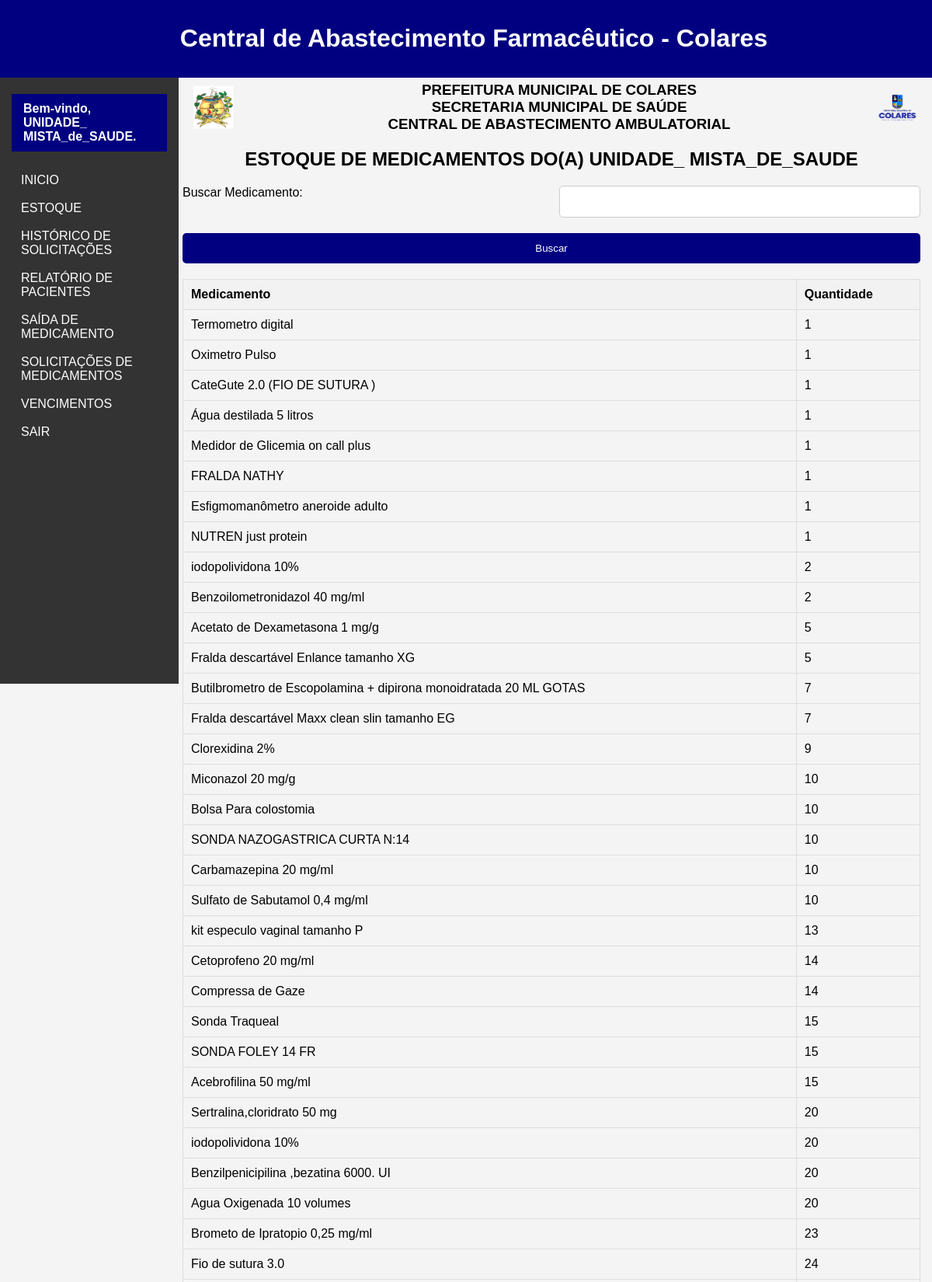
Page /user_estoque.php (signed in, upper part) on the committed database.
### tables this page shows
CREATE TABLE `medicamentos` (
  `id` int(11) NOT NULL,
  `codigo_barras` varchar(255) DEFAULT NULL,
  `medicamento` varchar(255) DEFAULT NULL,
  `apresentacao` varchar(255) DEFAULT NULL,
  `marca` varchar(255) DEFAULT NULL,
  `lote` varchar(255) DEFAULT NULL,
  `validade` date DEFAULT NULL,
  `fornecedor` varchar(255) DEFAULT NULL,
  `quantidade` int(11) DEFAULT NULL,
  `estabelecimento` varchar(255) DEFAULT NULL,
  `categoria` varchar(255) NOT NULL,
  `data_inclusao` datetime DEFAULT current_timestamp()
);

### user_estoque.php (the view, shortened to what this page needs)
<?php
include 'db.php';
$usuario_nome = $_SESSION['usuario'];
$pesquisaNome = '';
$sql = 'SELECT * FROM medicamentos WHERE estabelecimento = ?';
$sql .= ' ORDER BY quantidade ASC';
$stmt = $pdo->prepare($sql);
if ($pesquisaNome != '') {
    $medicamentoFiltro = '%' . $pesquisaNome . '%';
    $stmt->execute([$usuario_nome, $medicamentoFiltro]);
} else {
    $stmt->execute([$usuario_nome]);
}
$medicamentos = $stmt->fetchAll(PDO::FETCH_ASSOC);
?>
<!DOCTYPE html>
<html lang="pt-BR">
<head>
    <link rel="stylesheet" href="css/style.css">
</head>
<body>
    <?php include 'includes/head.php'; ?>
    <div class="container">
        <?php include 'includes/menu_lateral.php'; ?>
        <div class="main-content">
            <div class="header-saida">
                <img src="img/brasao.png" alt="Logo Left">
                <div class="header-text">
                    <h3>PREFEITURA MUNICIPAL DE COLARES</h3>
                    <h3>SECRETARIA MUNICIPAL DE SAÚDE</h3>
                    <h3>CENTRAL DE ABASTECIMENTO AMBULATORIAL</h3>
                </div>
                <img src="img/prefeitura.png" alt="Logo Right">
            </div>
            <center>
                <h2 style="text-transform: uppercase;">Estoque de medicamentos do(a) <?php echo htmlspecialchars($usuario_nome); ?></h2>
            </center>
            <form method="get" action="user_estoque.php">
                <label for="pesquisa">Buscar Medicamento:</label>
                <input type="text" id="pesquisa" name="pesquisa" value="<?php echo htmlspecialchars($pesquisaNome); ?>">
                <button type="submit">Buscar</button>
            </form>
            <table>
                <thead>
                    <tr>
                        <th>Medicamento</th>
                        <th>Quantidade</th>
                    </tr>
                </thead>
                <tbody>
                    <?php if (!empty($medicamentos)) : ?>
                        <?php foreach ($medicamentos as $medicamento): ?>
                            <tr>
                                <td><?php echo htmlspecialchars($medicamento['medicamento']); ?></td>
                                <td><?php echo htmlspecialchars($medicamento['quantidade']); ?></td>
                            </tr>
                        <?php endforeach; ?>
                    <?php else : ?>
                        <tr>
                            <td colspan="2">Nenhum medicamento encontrado.</td>
                        </tr>
                    <?php endif; ?>
                </tbody>
            </table>
        </div>
    </div>
</body>
</html>

### includes/head.php (shortened to what this page needs)
<div class="header">
    <h1>Central de Abastecimento Farmacêutico - Colares</h1>
</div>

### includes/menu_lateral.php (shortened to what this page needs)
<div class="sidebar">
    <p>Bem-vindo, <?php echo isset($_SESSION['usuario']) ? $_SESSION['usuario'] : ''; ?>.</p>
    <ul>
        <li><a href="dashboard.php">INICIO</a></li>
        <?php if ($_SESSION['nivel_acesso'] == 'admin') { ?>
            <li><a href="distribuicao.php">DISTRIBUIÇÃO PARA ESTRATÉGIAS</a></li>
            <li><a href="estabelecimentos.php">ESTABELECIMENTOS</a></li>
            <li><a href="admin_estoque.php">ESTOQUE</a></li>
            <li><a href="incluir_medicamento.php">INCLUIR MEDICAMENTO</a></li>
            <li><a href="relatorio.php">RELATÓRIO DE DISTRIBUIÇÃO</a></li>
            <li><a href="relatorio_pacientes.php">RELATÓRIO DE PACIENTES</a></li>
            <li><a href="saida_medicamento.php">SAÍDA PARA PACIENTES</a></li>
            <li><a href="solicitacoes_caf.php">SOLICITAÇÕES</a></li>
            <li><a href="admin_validade.php">VENCIMENTOS</a></li>
        <?php } elseif ($_SESSION['nivel_acesso'] == 'usuario') { ?>
            <li><a href="user_estoque.php">ESTOQUE</a> </li>
            <li><a href="relatorio_solicitacoes_user.php">HISTÓRICO DE SOLICITAÇÕES</a></li>
            <li><a href="relatorio_pacientes_user.php">RELATÓRIO DE PACIENTES</a> </li>
            <li><a href="saida_medicamento_user.php">SAÍDA DE MEDICAMENTO</a></li>
            <li><a href="solicitacoes_user.php">SOLICITAÇÕES DE MEDICAMENTOS</a></li>
            <li><a href="user_validade.php">VENCIMENTOS</a></li>
        <?php } ?>
        <li><a href="logout.php">SAIR</a></li>
    </ul>
</div>

### css/style.css (style rules this page uses)
body { font-family: Arial, sans-serif; margin: 0; padding: 0; background-color: #f4f4f4; }
.header { background-color: #000080; color: white; padding: 10px; text-align: center; position: fixed; width: 100%; top: 0; z-index: 1000; }
.container { display: flex; flex-direction: column; margin-top: 70px; padding-top: 20px; z-index: 900; }
.sidebar { width: 200px; background-color: #333; color: white; padding: 15px; height: calc(100vh - 40px); position: fixed; overflow-y: auto; z-index: 800; }
.sidebar ul { list-style: none; padding: 0; }
.sidebar ul li { margin-bottom: 2px; }
.sidebar ul li a { display: block; padding: 6px 10px; color: white; text-decoration: none; background-color: #333; border-radius: 5px; text-align: left; border: 2px solid transparent; transition: background-color 0.3s ease, color 0.3s ease, border-color 0.3s ease; }
.sidebar p { color: white; padding: 10px 15px; margin-bottom: 20px; background-color: #000080; font-weight: bold; text-align: left; }
.main-content { flex-grow: 1; padding: 15px; margin-left: 220px; margin-bottom: 80px; overflow-y: auto; }
table { width: 100%; border-collapse: collapse; margin-top: 20px; }
table, th, td { border: 1px solid #ddd; }
th, td { padding: 12px; text-align: left; }
th { background-color: #f2f2f2; }
form { display: grid; grid-template-columns: 1fr 1fr; gap: 20px; margin-top: 20px; }
form label { margin-bottom: 5px; }
form input, form select, form textarea, form button { width: -webkit-fill-available; padding: 12px; border: 1px solid #ccc; border-radius: 5px; }
form button { grid-column: span 2; background-color: #000080; color: white; border: none; border-radius: 5px; cursor: pointer; }

### user_estoque.php (style rules this page uses)
body { font-family: Arial, sans-serif; background-color: #f4f4f4; margin: 0; padding: 0; }
.header-saida { display: flex; justify-content: space-between; align-items: center; margin-bottom: 20px; }
.header-saida img { height: 60px; }
.header-text { text-align: center; flex-grow: 1; }
.header-text h1, .header-text h2, .header-text h3 { margin: 0; }
.container { display: flex; flex-direction: column; margin-top: 70px; padding-top: 20px; }
.main-content { flex-grow: 1; padding: 15px; margin-left: 220px; margin-bottom: 50px; overflow-y: auto; }
h2, h3 { margin-top: 0; }
table { width: 100%; border-collapse: collapse; margin-top: 20px; }
table, th, td { border: 1px solid #ddd; }
th, td { padding: 10px; text-align: left; }
th { background-color: #f2f2f2; }

### rows in the picture
medicamentos: medicamento "Termometro digital", quantidade "1"
medicamentos: medicamento "Oximetro Pulso", quantidade "1"
medicamentos: medicamento "CateGute 2.0 (FIO DE SUTURA )", quantidade "1"
medicamentos: medicamento "Água destilada 5 litros", quantidade "1"
medicamentos: medicamento "Medidor de Glicemia on call plus", quantidade "1"
medicamentos: medicamento "FRALDA NATHY", quantidade "1"
medicamentos: medicamento "Esfigmomanômetro aneroide adulto", quantidade "1"
medicamentos: medicamento "NUTREN just protein", quantidade "1"
medicamentos: medicamento "iodopolividona 10%", quantidade "2"
medicamentos: medicamento "Benzoilometronidazol 40 mg/ml", quantidade "2"
medicamentos: medicamento "Acetato de Dexametasona 1 mg/g", quantidade "5"
medicamentos: medicamento "Fralda descartável Enlance tamanho XG", quantidade "5"
medicamentos: medicamento "Butilbrometro de Escopolamina + dipirona monoidratada 20 ML GOTAS", quantidade "7"
medicamentos: medicamento "Fralda descartável Maxx clean slin tamanho EG", quantidade "7"
medicamentos: medicamento "Clorexidina 2%", quantidade "9"
medicamentos: medicamento "Miconazol 20 mg/g", quantidade "10"
medicamentos: medicamento "Bolsa Para colostomia", quantidade "10"
medicamentos: medicamento "SONDA NAZOGASTRICA CURTA N:14", quantidade "10"
medicamentos: medicamento "Carbamazepina 20 mg/ml", quantidade "10"
medicamentos: medicamento "Sulfato de Sabutamol 0,4 mg/ml", quantidade "10"
medicamentos: medicamento "kit especulo vaginal tamanho P", quantidade "13"
medicamentos: medicamento "Cetoprofeno 20 mg/ml", quantidade "14"
medicamentos: medicamento "Compressa de Gaze", quantidade "14"
medicamentos: medicamento "Sonda Traqueal", quantidade "15"
medicamentos: medicamento "SONDA FOLEY 14 FR", quantidade "15"
medicamentos: medicamento "Acebrofilina 50 mg/ml", quantidade "15"
medicamentos: medicamento "Sertralina,cloridrato 50 mg", quantidade "20"
medicamentos: medicamento "iodopolividona 10%", quantidade "20"
medicamentos: medicamento "Benzilpenicipilina ,bezatina 6000. UI", quantidade "20"
medicamentos: medicamento "Agua Oxigenada 10 volumes", quantidade "20"
medicamentos: medicamento "Brometo de Ipratopio 0,25 mg/ml", quantidade "23"
medicamentos: medicamento "Fio de sutura 3.0", quantidade "24"

### other values in the picture
$_SESSION['usuario'] "UNIDADE_ MISTA_de_SAUDE"
$usuario_nome "UNIDADE_ MISTA_DE_SAUDE"
